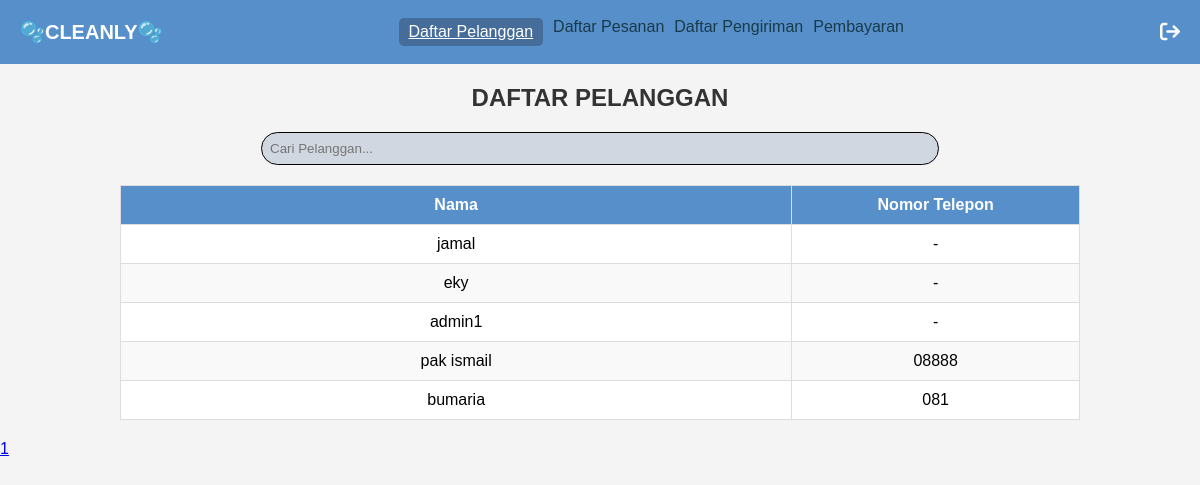
Screenshot of /dashboard-admin/daftarPelanggan.php (signed in) with the database file from the repository.
### tables this page shows
CREATE TABLE `users` (
  `id_user` int(11) NOT NULL,
  `username` varchar(50) NOT NULL,
  `password` varchar(255) NOT NULL,
  `no_telp` varchar(15) NOT NULL,
  `role` enum('admin','user') NOT NULL
);

### dashboard-admin/daftarPelanggan.php (the view, shortened to what this page needs)
<?php
include_once ('../koneksi.php');
$limit = 10;
$page = isset($_GET['page']) ? (int)$_GET['page'] : 1;
$start = ($page > 1) ? ($page * $limit) - $limit : 0;
$result = mysqli_query($koneksi, "SELECT COUNT(*) AS total FROM users WHERE role = 'user'");
$total = mysqli_fetch_assoc($result)['total'];
$get_pelanggan = mysqli_query($koneksi, "SELECT * FROM users WHERE role = 'user' LIMIT $start, $limit");
$total_pages = ceil($total / $limit);
include 'header.php';
?>
<!DOCTYPE html>
<html lang="en">
<head>
</head>
<body>
<h2>DAFTAR PELANGGAN</h2>
<div class="search-bar">
        <input type="text" id="search" placeholder="Cari Pelanggan...">
    </div>
<table class="daftar-pelanggan">
    <thead>
        <tr>
            <th>Nama</th>
            <th>Nomor Telepon</th>
        </tr>
    </thead>
    <tbody>
    <?php while ($data = mysqli_fetch_array($get_pelanggan)) { ?>
        <tr>
            <td><?php echo $data['username']; ?></td>
            <td><?php echo $data['no_telp']; ?></td>
        </tr>
    <?php } ?>
    </tbody>
</table>
<div>
    <?php for ($i = 1; $i <= $total_pages; $i++) { ?>
        <a href="?page=<?php echo $i; ?>"><?php echo $i; ?></a>
    <?php } ?>
</div>
</body>
</html>
</body>
</html>

### css/style.css (style rules this page uses)
body { font-family: Arial, sans-serif; margin: 0; padding: 0; background-color: #f4f4f4; }
h2 { text-align: center; margin: 20px 0; color: #333; }
.search-bar { display: flex; justify-content: center; margin: 20px 0; }
.search-bar input { width: 55%; padding: 8px; background-color: #D0D7E1; border: 1px solid black; border-radius: 100px; }
table { width: 80%; margin: 20px auto; border-collapse: collapse; background-color: white; }
table th, table td { border: 1px solid #ddd; padding: 10px; text-align: center; }
table th { background-color: #578FCA; color: white; }
table tr:nth-child(even) { background-color: #f9f9f9; }
.daftar-pelanggan { width: 80%; margin: 20px auto; border-collapse: collapse; background-color: white; }
.daftar-pelanggan th, .daftar-pelanggan td { padding: 10px; text-align: center; border: 1px solid #ddd; white-space: nowrap; width: 50%; }
.daftar-pelanggan th { background-color: #578FCA; color: white; }
.daftar-pelanggan tr:nth-child(even) { background-color: #f9f9f9; }
.daftar-pelanggan th:first-child, .daftar-pelanggan td:first-child { width: 70%; }
.daftar-pelanggan th:last-child, .daftar-pelanggan td:last-child { width: 30%; }

### rows the page displays
users: username "jamal", no_telp "-"
users: username "eky", no_telp "-"
users: username "admin1", no_telp "-"
users: username "pak ismail", no_telp "08888"
users: username "bumaria", no_telp "081"
